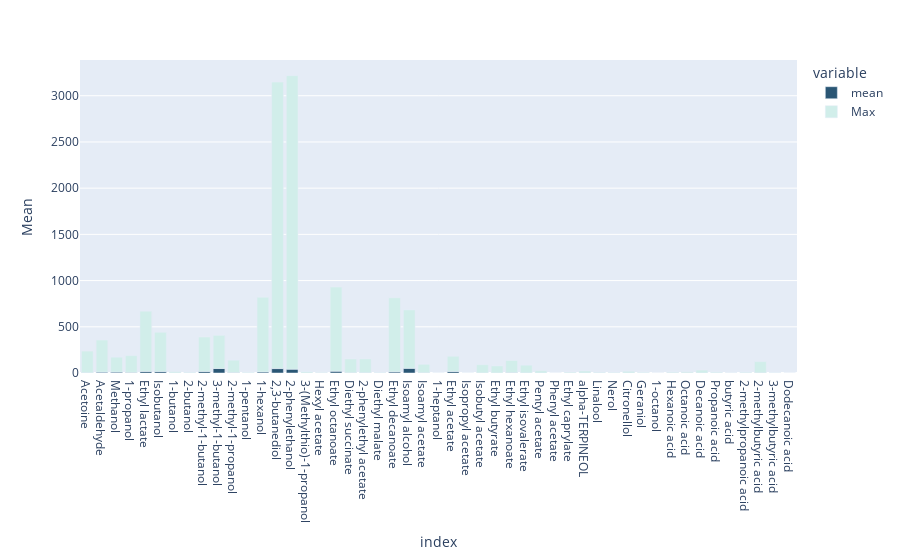

The code cell stored with this chart in its notebook:
### Markdown cell above
### 3.1. Comparison of averages

### Code cell
# Creating a graph for the mean values
fig = px.bar(chem_df.describe().loc['mean', :], 
             color_discrete_sequence=px.colors.sequential.Teal_r, 
             labels={'value': 'Mean'})

# Adding a graph for maximum values (max)
# Using the same color palette
fig.add_bar(x=chem_df.columns, 
            y=chem_df.describe().loc['max', :], 
            marker_color=px.colors.sequential.Teal_r[-1], 
            name='Max')

# Displaying the graph
fig.show()

### Figure 1 — Plotly figure (JSON) as saved in the notebook; plotly's stock layout.template omitted (floating-point values rounded to 4 significant figures)
{"data": [{"alignmentgroup": "True", "hovertemplate": "variable=mean<br>index=%{x}<br>Mean=%{y}<extra></extra>", "legendgroup": "mean", "marker": {"color": "rgb(42, 86, 116)", "pattern": {"shape": ""}}, "name": "mean", "offsetgroup": "mean", "orientation": "v", "showlegend": true, "textposition": "auto", "type": "bar", "x": ["Acetoine", "Acetaldehyde", "Methanol", "1-propanol", "Ethyl lactate", "Isobutanol", "1-butanol", "2-butanol", "2-methyl-1-butanol", "3-methyl-1-butanol", "2-methyl-1-propanol", "1-pentanol", "1-hexanol", "2,3-butanediol", "2-phenylethanol", "3-(Methylthio)-1-propanol", "Hexyl acetate", "Ethyl octanoate", "Diethyl succinate", "2-phenylethyl acetate", "Diethyl malate", "Ethyl decanoate", "Isoamyl alcohol", "Isoamyl acetate", "1-heptanol", "Ethyl acetate", "Isopropyl acetate", "Isobutyl acetate", "Ethyl butyrate", "Ethyl hexanoate", "Ethyl isovalerate", "Pentyl acetate", "Phenyl acetate", "Ethyl caprylate", "alpha-TERPINEOL", "Linalool ", "Nerol", "Citronellol", "Geraniol", "1-octanol", "Hexanoic acid", "Octanoic acid", "Decanoic acid", "Propanoic acid", "butyric acid", "2-methylpropanoic acid", "2-methylbutyric acid", "3-methylbutyric acid", "Dodecanoic acid"], "xaxis": "x", "y": [3.014, 9.371, 10.11, 6.276, 16.7, 15.56, 0.8122, 0.06725, 16.47, 48.32, 5.139, 0.09664, 11.64, 47.82, 41.18, 0.1849, 0.2505, 19.15, 2.602, 3.065, 0.1052, 12.49, 50.37, 2.162, 0.004951, 16.38, 0.003245, 0.6031, 0.9242, 4.134, 0.535, 0.06503, 0.0002227, 0.03683, 0.09568, 0.1595, 0.08671, 0.3265, 0.09573, 0.007184, 1.408, 1.787, 0.8589, 0.06484, 0.2296, 0.1693, 1.565, 0.08476, 0.001719], "yaxis": "y"}, {"marker": {"color": "rgb(209, 238, 234)"}, "name": "Max", "type": "bar", "x": ["Acetoine", "Acetaldehyde", "Methanol", "1-propanol", "Ethyl lactate", "Isobutanol", "1-butanol", "2-butanol", "2-methyl-1-butanol", "3-methyl-1-butanol", "2-methyl-1-propanol", "1-pentanol", "1-hexanol", "2,3-butanediol", "2-phenylethanol", "3-(Methylthio)-1-propanol", "Hexyl acetate", "Ethyl octanoate", "Diethyl succinate", "2-phenylethyl acetate", "Diethyl malate", "Ethyl decanoate", "Isoamyl alcohol", "Isoamyl acetate", "1-heptanol", "Ethyl acetate", "Isopropyl acetate", "Isobutyl acetate", "Ethyl butyrate", "Ethyl hexanoate", "Ethyl isovalerate", "Pentyl acetate", "Phenyl acetate", "Ethyl caprylate", "alpha-TERPINEOL", "Linalool ", "Nerol", "Citronellol", "Geraniol", "1-octanol", "Hexanoic acid", "Octanoic acid", "Decanoic acid", "Propanoic acid", "butyric acid", "2-methylpropanoic acid", "2-methylbutyric acid", "3-methylbutyric acid", "Dodecanoic acid"], "y": [234, 347, 161, 182, 652.2, 425, 13.42, 8.093, 373.0, 359, 133.4, 5.98, 808, 3100, 3176, 11.62, 5.97, 911, 149.3, 149, 5.553, 801, 632, 91.33, 0.462, 164.4, 0.409, 88.96, 75.5, 131, 84, 25.27, 0.05, 8.89, 22, 7.8, 6.51, 18.4, 6, 0.26, 7.776, 11.13, 30.6, 8.45, 2.06, 7.161, 122, 2.806, 0.155]}], "layout": {"barmode": "relative", "legend": {"title": {"text": "variable"}, "tracegroupgap": 0}, "margin": {"t": 60}, "xaxis": {"anchor": "y", "domain": [0, 1], "title": {"text": "index"}}, "yaxis": {"anchor": "x", "domain": [0, 1], "title": {"text": "Mean"}}}}
